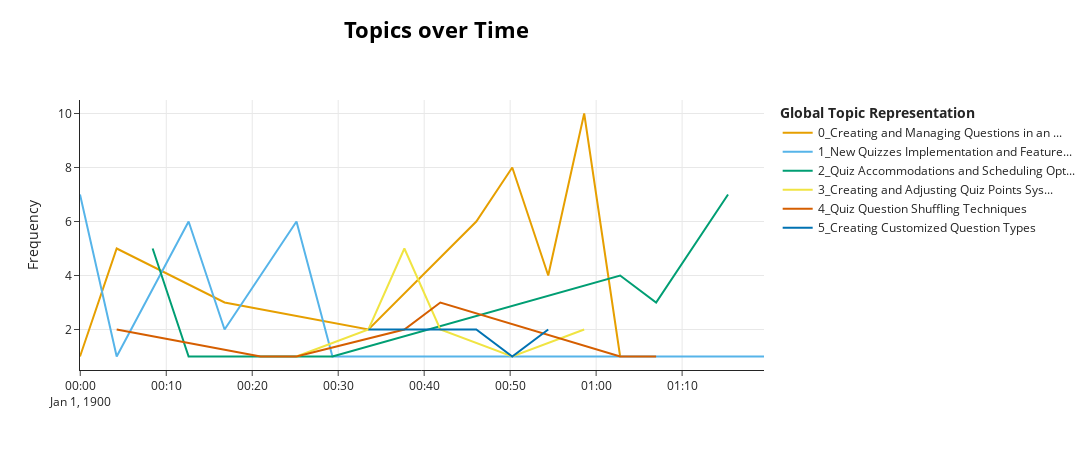

Write notebook code for a chart like this one.
### Code cell
from helper import *
import tiktoken
from bertopic.representation import OpenAI

config = Config()
config.setFromEnv()

OpenAIBot = OpenAIBot(config)
tokenizer= tiktoken.encoding_for_model(OpenAIBot.model)

representation_model = OpenAI(
    OpenAIBot.client,
    model=OpenAIBot.model, 
    delay_in_seconds=2, 
    chat=True,
    nr_docs=4,
    doc_length=100,
    tokenizer=tokenizer
)

topic_model = BERTopic(representation_model=representation_model)
video = videoNames[0]

docs = combinedTranscripts[video]["Combined Lines"].tolist()
timestamps = combinedTranscripts[video]["Start"].tolist()

topics, probs = topic_model.fit_transform(docs)

# hierarchical_topics = topic_model.hierarchical_topics(docs)
# topic_model.visualize_hierarchy(hierarchical_topics=hierarchical_topics)

topics_over_time = topic_model.topics_over_time(docs, timestamps, nr_bins=20)
topic_model.visualize_topics_over_time(topics_over_time)

### Figure 1 — Plotly figure (JSON) as saved in the notebook; plotly's stock layout.template omitted (floating-point values rounded to 4 significant figures)
{"data": [{"hoverinfo": "text", "hovertext": ["<b>Topic 0</b><br>Words: Creating and Comparing New vs. Classic Quiz Formats", "<b>Topic 0</b><br>Words: Hotspot and Stimulus Questions in Learning Assessments", "<b>Topic 0</b><br>Words: Designing and Managing Quizzes with Hotspot Questions", "<b>Topic 0</b><br>Words: Quiz Creation Process and Previewing", "<b>Topic 0</b><br>Words: Document Editing and Answer Display Options", "<b>Topic 0</b><br>Words: Creating and Attaching Questions to a Stimulus Passage", "<b>Topic 0</b><br>Words: Hotspots and Question Types in Assessments", "<b>Topic 0</b><br>Words: Creating Interactive Hotspot Questions", "<b>Topic 0</b><br>Words: Inquiry about Canvas' Eye Recording Capability"], "marker": {"color": "#E69F00"}, "mode": "lines", "name": "0_Creating and Managing Questions in an ...", "type": "scatter", "x": ["1899-12-31T23:59:58.120791", "1900-01-01T00:04:14.100450", "1900-01-01T00:16:46.981800", "1900-01-01T00:33:30.823600", "1900-01-01T00:46:03.704950", "1900-01-01T00:50:14.665400", "1900-01-01T00:54:25.625850", "1900-01-01T00:58:36.586300", "1900-01-01T01:02:47.546750"], "y": [1, 5, 3, 2, 6, 8, 4, 10, 1]}, {"hoverinfo": "text", "hovertext": ["<b>Topic 1</b><br>Words: Transition from Classic to New Quizzes Features", "<b>Topic 1</b><br>Words: New Quizzes - Perspectives, User Experience, and Features", "<b>Topic 1</b><br>Words: Introduction of New Rich Content Editor in Canvas Quizzes", "<b>Topic 1</b><br>Words: Creating and Managing New Quizzes in Online Courses", "<b>Topic 1</b><br>Words: Quiz Creation and Comparison", "<b>Topic 1</b><br>Words: Transition from Classic to New Quizzes", "<b>Topic 1</b><br>Words: Quiz Instructions Creation", "<b>Topic 1</b><br>Words: Quiz Creation Options", "<b>Topic 1</b><br>Words: Building Various Quiz Types", "<b>Topic 1</b><br>Words: Exploring New Quizzes Engine Module"], "marker": {"color": "#56B4E9"}, "mode": "lines", "name": "1_New Quizzes Implementation and Feature...", "type": "scatter", "x": ["1899-12-31T23:59:58.120791", "1900-01-01T00:04:14.100450", "1900-01-01T00:12:36.021350", "1900-01-01T00:16:46.981800", "1900-01-01T00:20:57.942250", "1900-01-01T00:25:08.902700", "1900-01-01T00:29:19.863150", "1900-01-01T00:33:30.823600", "1900-01-01T00:54:25.625850", "1900-01-01T01:19:31.388550"], "y": [7, 1, 6, 2, 4, 6, 1, 1, 1, 1]}, {"hoverinfo": "text", "hovertext": ["<b>Topic 2</b><br>Words: Advanced Quiz Features and Options", "<b>Topic 2</b><br>Words: Student Time Management and Activity Tracking", "<b>Topic 2</b><br>Words: Enabling One Question at a Time Mode in Quizzes to Control Calculator Use", "<b>Topic 2</b><br>Words: Online Quiz Customization and Access Control", "<b>Topic 2</b><br>Words: Quiz Attempt Limitations and Waiting Periods", "<b>Topic 2</b><br>Words: Student Accommodations for Additional Time and Support", "<b>Topic 2</b><br>Words: Accommodations for Additional Test Time"], "marker": {"color": "#009E73"}, "mode": "lines", "name": "2_Quiz Accommodations and Scheduling Opt...", "type": "scatter", "x": ["1900-01-01T00:08:25.060900", "1900-01-01T00:12:36.021350", "1900-01-01T00:29:19.863150", "1900-01-01T01:02:47.546750", "1900-01-01T01:06:58.507200", "1900-01-01T01:11:09.467650", "1900-01-01T01:15:20.428100"], "y": [5, 1, 1, 4, 3, 5, 7]}, {"hoverinfo": "text", "hovertext": ["<b>Topic 3</b><br>Words: Sample Quiz for December 9th Worth 100 Points", "<b>Topic 3</b><br>Words: Quiz Customization and Scoring Adjustments", "<b>Topic 3</b><br>Words: Managing Quiz Point Values", "<b>Topic 3</b><br>Words: Point Allocation and Distribution in Assessments", "<b>Topic 3</b><br>Words: Adjusting a 100-Point Grading System", "<b>Topic 3</b><br>Words: Quiz Points Management and Editing"], "marker": {"color": "#F0E442"}, "mode": "lines", "name": "3_Creating and Adjusting Quiz Points Sys...", "type": "scatter", "x": ["1900-01-01T00:25:08.902700", "1900-01-01T00:33:30.823600", "1900-01-01T00:37:41.784050", "1900-01-01T00:41:52.744500", "1900-01-01T00:50:14.665400", "1900-01-01T00:58:36.586300"], "y": [1, 2, 5, 2, 1, 2]}, {"hoverinfo": "text", "hovertext": ["<b>Topic 4</b><br>Words: New Quiz Question Types and Organizing Quiz Elements", "<b>Topic 4</b><br>Words: Comparison of Traditional vs. New Quiz Formats", "<b>Topic 4</b><br>Words: Implementing a Qualtrics Survey Workaround", "<b>Topic 4</b><br>Words: Quiz Question Types and Customization Options", "<b>Topic 4</b><br>Words: Quiz Setup and Answer Options Configuration", "<b>Topic 4</b><br>Words: Shuffle Questions and Answers for Exams", "<b>Topic 4</b><br>Words: Quiz Item Analysis Methodology"], "marker": {"color": "#D55E00"}, "mode": "lines", "name": "4_Quiz Question Shuffling Techniques", "type": "scatter", "x": ["1900-01-01T00:04:14.100450", "1900-01-01T00:20:57.942250", "1900-01-01T00:25:08.902700", "1900-01-01T00:37:41.784050", "1900-01-01T00:41:52.744500", "1900-01-01T01:02:47.546750", "1900-01-01T01:06:58.507200"], "y": [2, 1, 1, 2, 3, 1, 1]}, {"hoverinfo": "text", "hovertext": ["<b>Topic 5</b><br>Words: State Flowers Matching Quiz", "<b>Topic 5</b><br>Words: State Flowers and Geography", "<b>Topic 5</b><br>Words: Document Ordering by Year", "<b>Topic 5</b><br>Words: Understanding Timelines and Labels", "<b>Topic 5</b><br>Words: Michigan's Geographic Location", "<b>Topic 5</b><br>Words: Matching States with Bodies of Water"], "marker": {"color": "#0072B2"}, "mode": "lines", "name": "5_Creating Customized Question Types", "type": "scatter", "x": ["1900-01-01T00:33:30.823600", "1900-01-01T00:37:41.784050", "1900-01-01T00:41:52.744500", "1900-01-01T00:46:03.704950", "1900-01-01T00:50:14.665400", "1900-01-01T00:54:25.625850"], "y": [2, 2, 2, 2, 1, 2]}], "layout": {"height": 450, "hoverlabel": {"bgcolor": "white", "font": {"family": "Rockwell", "size": 16}}, "legend": {"title": {"text": "<b>Global Topic Representation"}}, "title": {"font": {"color": "Black", "size": 22}, "text": "<b>Topics over Time</b>", "x": 0.4, "xanchor": "center", "y": 0.95, "yanchor": "top"}, "width": 1250, "xaxis": {"showgrid": true}, "yaxis": {"showgrid": true, "title": {"text": "Frequency"}}}}
